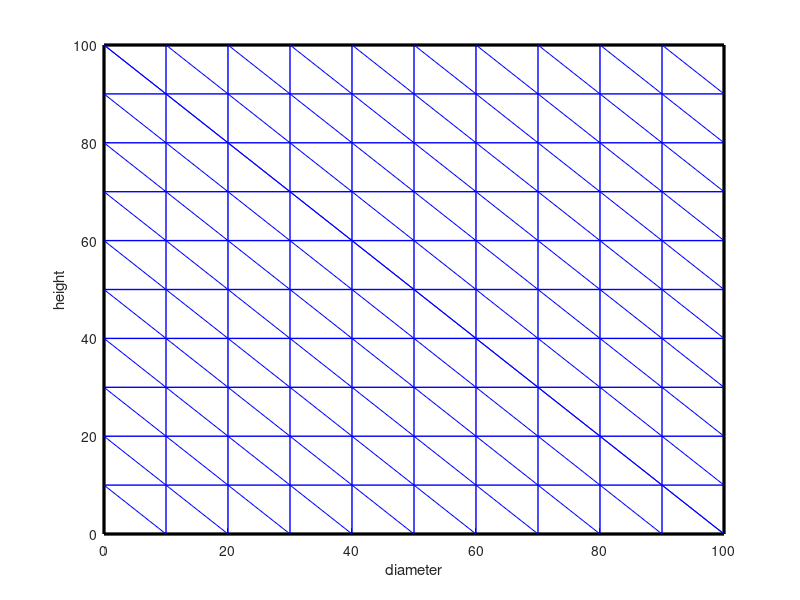

This figure's MATLAB source: (Note: this script raises an error after producing the figure.)
clc
clear all
close all
tic
%{
r1=input("enter radius in m ");
h=input("enter height in m ");
n1=input("'How many divisions are needed in radial direction");
n2=input("'How many divisions are needed in  axial direction");
h13=input("enter convective heat transfer coefficent in r direction");
h32=input("enter convective heat transfer coefficent in z direction");
q0=input("enter value of heat flux");
K=input("enter conductivity value");
tinf1=input("enter the surrounding temperature value in r direction");
tinf2=input("enter the surrounding temperature value in z direction");
alpha=input("enter thermal expansion coefficient");
E=input("enter Young's modulus value");
u=input("enter the value of poisson's ratio");
%}
r1=100;
h=100;
n1=10;
n2=10;
h13=15;
h32=10;
q0=50;
K=5;
tinf1=10;
tinf2=20;
alpha=3*(10^-6);
E=200*10^9;
u=0.3;
r2=0;
l=(r1-r2)/n1;
w=h/n2;
b=[];
for i=1:n1*n2*2
    if rem(i,2)==0
        b(1,i)=0;
        b(2,i)=w;
        b(3,i)=-w;
    else
        b(1,i)=w;
        b(2,i)=0;
        b(3,i)=-w;
    end
end
c=[];
for i=1:n1*n2*2
    if rem(i,2)==0
        c(1,i)=l;
        c(2,i)=0;
        c(3,i)=-l;
    else
        c(1,i)=l;
        c(2,i)=-l;
        c(3,i)=0;
    end
end
kc=[];
for i=1:n1*n2*2
    kc(:,:,i)=[b(1,i)^2+c(1,i)^2 b(1,i)*b(2,i)+c(1,i)*c(2,i) b(1,i)*b(3,i)+c(1,i)*c(3,i);b(1,i)*b(2,i)+c(1,i)*c(2,i) b(2,i)^2+c(2,i)^2 b(2,i)*b(3,i)+c(2,i)*c(3,i);b(1,i)*b(3,i)+c(1,i)*c(3,i) b(2,i)*b(3,i)+c(2,i)*c(3,i) b(3,i)^2+c(3,i)^2];
end
area=0.5*l*w;
kc=kc.*K;
kc=kc./(4*area);
s13=sqrt(l^2+w^2);
s32=w;
kh1=[2 0 1;0 0 0;1 0 2];
kh1=kh1.*(h13*s13);
kh1=kh1./6;
kh2=[0 0 0;0 2 1;0 1 2];
kh2=kh2.*(h32*s32);
kh2=kh2./6;
kh=kh1+kh2;
for i=1:n1*n2*2
    k(:,:,i)=kc(:,:,i)+kh;
end
f=[1;1;1];
f=f.*(q0*area);
f=f./3;
invk=[];
T=[];
for i=1:n1*n2*2
invk(:,:,i)=inv(k(:,:,i));
T(:,:,i)=(invk(:,:,i)*f).*(1+rand(1,1));
end
strain=[];
for i=1:n1*n2*2
    strain(1,1,i)=(alpha.*(T(1,:,i)-tinf1))./(1-u);
    %strain(2,1,i)=(alpha.*(T(1,:,i)-tinf2))./(1-u);
    %strain(3,1,i)=(alpha.*(T(1,:,i)-tinf1));
    strain(2,1,i)=(alpha.*(T(2,:,i)-tinf1))./(1-u);
    %strain(2,2,i)=(alpha.*(T(2,:,i)-tinf2))./(1-u);
    %strain(3,2,i)=(alpha.*(T(2,:,i)-tinf1));
    strain(3,1,i)=(alpha.*(T(3,:,i)-tinf1))./(1-u);
    %strain(2,3,i)=(alpha.*(T(3,:,i)-tinf2))./(1-u);
    %strain(3,3,i)=(alpha.*(T(3,:,i)-tinf1));
end

figure(1);
rectangle('Position',[r2 0 r1-r2 h],"LineWidth",2)
axis([0 r1 0 h])
xlabel("diameter");
ylabel("height");
hold on
grid on
y=0;
for i=1:n2
    plot([0,r1],[y,y],'color','b',"LineWidth",1);
    y=y+w;
end
y=0;
for i=1:n1
    plot([y,y],[0,h],'color','b',"LineWidth",1);
    y=y+l;
end
rectangle('Position',[r2 0 r1-r2 h],"LineWidth",2)
y=r2;
yy=0;
strain;
for i=1:min(n1,n2)
    plot([y+l r2],[0 yy+w],"Color","b")
    y=y+l;
    yy=yy+w;
end
y=r1;
yy=h;
for i=1:min(n1,n2)
    plot([r1 y-l],[yy-w h],"Color","b")
    y=y-l;
    yy=yy-w;
end
if n1>n2
y=r2+(n2)*l;
yy=r2;
for i=1:n1-n2
    plot([y+l yy+l],[0 h],"Color","b")
    y=y+l;
    yy=yy+l;
end
else
y=(n1)*w;
yy=0;
for i=1:n2-n1
    plot([r2 r1],[y+w yy+w],"Color","b")
    y=y+w;
    yy=yy+w;
end
end  
stress=[];
zz=E/(1-u);
for i=1:n1*n2*2
    stress(:,:,i)=strain(:,:,i)*E;
end
stress;
z=(n1+1)*(n2+1);
Kstress=zeros(3,n1*n2*2);
for i=1:n1*n2*2
    Kstress(1,i)=stress(1,1,i);
    Kstress(2,i)=stress(2,1,i);
    Kstress(3,i)=stress(3,1,i);
end
Kstrain=zeros(3,n1*n2*2);
for i=1:n1*n2*2
    Kstrain(1,i)=strain(1,1,i);
    Kstrain(2,i)=strain(2,1,i);
    Kstrain(3,i)=strain(3,1,i);
end



z=(n1+1)*(n2+1);
X=[];
ii=0;
for i=1:z
    X=[X;l*ii];
    if ii==n1
        ii=0;
    else
      ii=ii+1; 
    end
end
Y=[];
ii=1;
iii=0;
for i=1:z
    Y=[Y;w*(ii-1)];
    if iii==n1
        ii=ii+1;
        iii=0;
    else
        iii=iii+1;
    end
end

fh3=figure;
set(fh3,'name','stress 1','numbertitle','off');
curveplot(X,Y,z,Kstress,1,n1,n2)
title("stress IN R DIRECTION");
fh3=figure;
set(fh3,'name','stress 2','numbertitle','off');
curveplot(X,Y,z,Kstress,2,n1,n2)
title("stress IN Z DIRECTION");
fh3=figure;
set(fh3,'name','stress 3','numbertitle','off');
curveplot(X,Y,z,Kstress,3,n1,n2)
title("stress IN TH DIRECTION");
fh3=figure;
set(fh3,'name','strain 1','numbertitle','off');
curveplot(X,Y,z,Kstrain,1,n1,n2)
title("strain IN R DIRECTION");
fh3=figure;
set(fh3,'name','strain 2','numbertitle','off');
curveplot(X,Y,z,Kstrain,2,n1,n2)
title("strain IN Z DIRECTION");
fh3=figure;
set(fh3,'name','strain 3','numbertitle','off');
curveplot(X,Y,z,Kstrain,3,n1,n2)
title("strain IN TH DIRECTION");
toc
